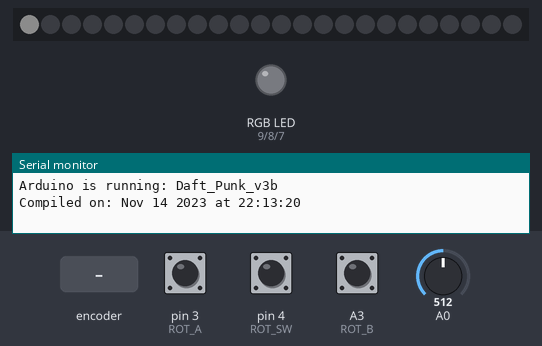
A sketch run on a simulated Arduino Uno, built with avr-gcc and run on an emulated ATmega328P. Shown: 24 RGB LEDs in strip order, left to right, an RGB LED mixed from three pins (HIGH = lit), the last lines printed to the serial monitor. The test bench sets the inputs (shaded band); at power-on: pin 4 (ROT_SW) LOW, pin 3 (ROT_A) HIGH, A0 = 512, A3 (ROT_B) HIGH. Dim RGB values are drawn brighter than linear.

Above: at 0.9 s.
2.3 s: rotary encoder on pin 3 (ROT_A) / A3 (ROT_B) turned 3 steps (first pin leading)
At 3.6 s:
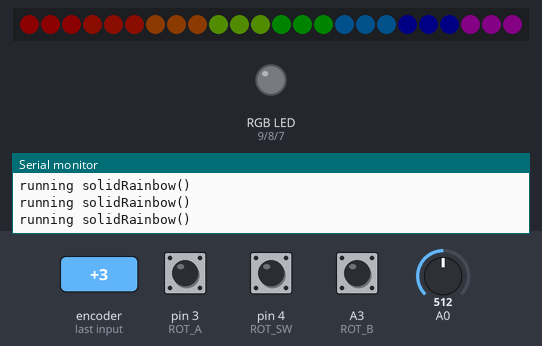
4.4 s: rotary encoder on pin 3 (ROT_A) / A3 (ROT_B) turned 1 step (first pin leading)
At 7.58 s:
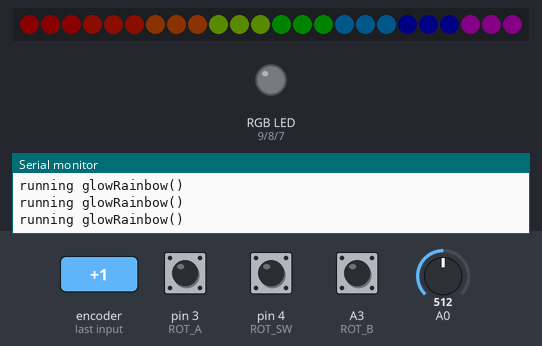
7.6 s: pin 4 (ROT_SW) pulled HIGH for 0.15 s
At 8.27 s:
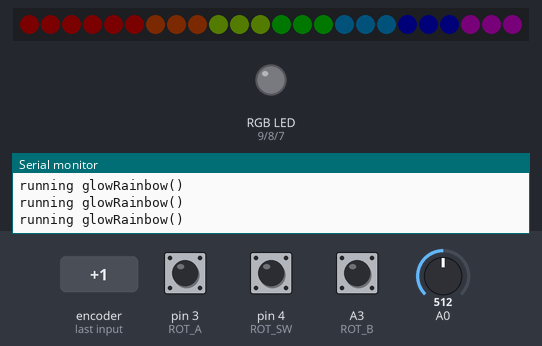
8.3 s: pin 4 (ROT_SW) pulled HIGH for 3.2 s
At 9.4 s:
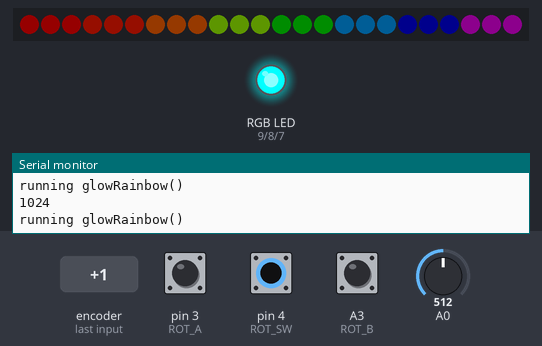
12.1 s: rotary encoder on pin 3 (ROT_A) / A3 (ROT_B) turned 1 step (first pin leading)
At 13.13 s:
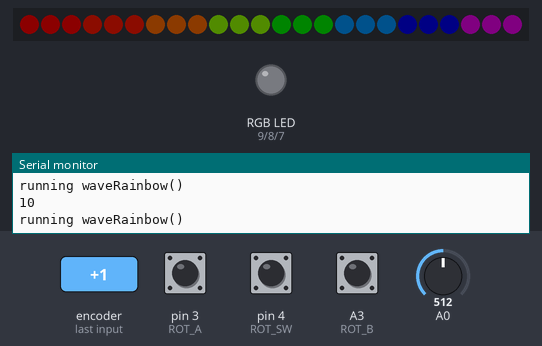
13.8 s: pin 4 (ROT_SW) pulled HIGH for 1 s
At 14.5 s:
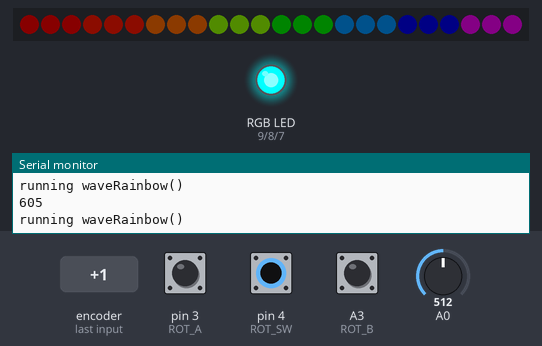
Timing chart, 0 to 16.4 s (numbered marks = the images above; inputs shaded):
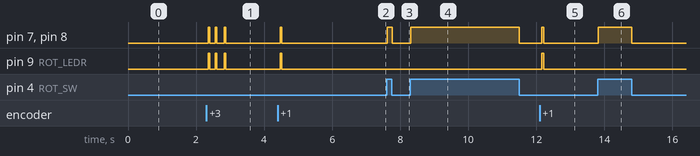

Measured:
- after the input at 2.3 s, pin 7 (ROT_LEDB), pin 8 (ROT_LEDG), pin 9 (ROT_LEDR): alternates HIGH for 0.05 s and LOW for 0.19 s, 6 changes in all, then stays LOW, starting after 0.05 s
- after the input at 4.4 s, pin 7 (ROT_LEDB), pin 8 (ROT_LEDG), pin 9 (ROT_LEDR): LOW → HIGH after 0.07 s, → LOW 0.05 s later
- after the input at 7.6 s, pin 7 (ROT_LEDB), pin 8 (ROT_LEDG): LOW → HIGH at once, → LOW 0.15 s later
- after the input at 8.3 s, pin 7 (ROT_LEDB), pin 8 (ROT_LEDG): LOW → HIGH at once, → LOW 3.2 s later
- after the input at 12.1 s, pin 7 (ROT_LEDB), pin 8 (ROT_LEDG), pin 9 (ROT_LEDR): LOW → HIGH after 0.06 s, → LOW 0.05 s later
- after the input at 13.8 s, pin 7 (ROT_LEDB), pin 8 (ROT_LEDG): LOW → HIGH at once, → LOW 0.98 s later

The sketch:

Daft_Punk_v3b.ino
```cpp
// Daft_Punk_v3.ino by Nathan Birenbaum 10/24/2021
// Last updated by Nathan Birenbaum 10/28/2021
//  Drives LEDS for a replica of Daft Punk's Guy Manuel helmet.
//  Utilizes 2 strips of 24 WS2812 RGB LEDs to light the fans.
//  Uses rotary encoders for adjusting light pattern.
//  Uses MAX4466 microphone for dancing patterns.
//  https://github.com/FastLED/FastLED/wiki/Basic-usage
//  https://github.com/sparkfun/Rotary_Encoder_Breakout-Illuminated/blob/main/Firmware/RG_Rotary_Encoder/RG_Rotary_Encoder.ino
//  https://forum.arduino.cc/t/sketch-name-as-preprocessor-value/116152
//  https://learn.adafruit.com/adafruit-microphone-amplifier-breakout/measuring-sound-levels

// Libraries
#define FASTLED_INTERNAL
#include "FastLED.h"
#include <PinChangeInt.h>

// WS2812B LED strip definitions
#define NUM_LEDS 24
#define NUM_FANS 8
#define DATA_PIN 2
#define NUM_STATES 4
#define DEFAULT_BRIGHTNESS 12

// Rotary encoder definitions
#define ROT_LEDB 7  // blue LED
#define ROT_LEDG 8  // green LED
#define ROT_LEDR 9  // red LED
#define ROT_B    A3 // rotary B
#define ROT_A    3  // rotary A (do not change - used for interrupts)
#define ROT_SW   4  // rotary pushbutton

// Global variables that can be changed in interrupt routines
volatile int rotary_counter = 1; // current "position" of rotary encoder (increments CW)
volatile boolean rotary_change = false; // will turn true if rotary_counter has changed
volatile boolean button_pressed = false; // will turn true if the button has been pushed
volatile boolean button_released = false; // will turn true if the button has been released (sets button_downtime)
volatile unsigned long button_downtime = 0L; // ms the button was pushed before release
volatile int selected_program = 0; // State defined by rotary encoder

// "Static" variables are initalized once the first time that loop runs, but they keep their values through successive loops.
static unsigned char x = 0; //LED color
static boolean button_down = false;
static unsigned long int button_down_start, button_down_time;

// Fan colors
#define BLACK  0x000000
#define WHITE  0xffffff
#define RED    0xff0000
#define ORANGE 0xff2200
#define YELLOW 0xff6600
#define LGREEN 0x99ff00
#define GREEN  0x009900
#define LBLUE  0x0099ff
#define BLUE   0x000099
#define VIOLET 0x990099

// Rotary encoder colors (common anode LED: on=0, off=1)
#define ROT_BLACK B111
#define ROT_RED B110
#define ROT_GREEN B101
#define ROT_YELLOW B100
#define ROT_BLUE B011
#define ROT_PURPLE B010
#define ROT_CYAN B001
#define ROT_WHITE B000

// Initialize LED arrays
CRGB leds[NUM_LEDS];
CRGBSet setleds(leds, NUM_LEDS);
CRGBSet leds1(setleds(0,2));
CRGBSet leds2(setleds(3,5));
CRGBSet leds3(setleds(6,8));
CRGBSet leds4(setleds(9,11));
CRGBSet leds5(setleds(12,14));
CRGBSet leds6(setleds(15,17));
CRGBSet leds7(setleds(18,20));
CRGBSet leds8(setleds(21,23));
int selected_fan = 1;
int fan_direction = 1;
int fade_amount = 1;
int brightness_difference_glow = 10;
int brightness_difference_wave = 128;
int adjusted_brightness = DEFAULT_BRIGHTNESS;
int faded_brightness = DEFAULT_BRIGHTNESS;
unsigned int sample; // for max4466

void setup() {
  Serial.begin(9600);
  printCurrentSketch();
  digitalWrite(13, LOW); // Turns off on-board LED
  setupRGBEncoder();
  setEncoderLED(ROT_WHITE);
  FastLED.addLeds<WS2812B, DATA_PIN, GRB>(leds, NUM_LEDS);
  FastLED.setBrightness(DEFAULT_BRIGHTNESS); // Max 255
  confirmBlink();
}


// Sets fans to rainbow color scheme
void setFanColors(long unsigned int color1, long unsigned int color2, long unsigned int color3, long unsigned int color4, long unsigned int color5, long unsigned int color6, long unsigned int color7, long unsigned int color8) {
  leds1 = CRGB(color1);
  leds2 = CRGB(color2);
  leds3 = CRGB(color3);
  leds4 = CRGB(color4);
  leds5 = CRGB(color5);
  leds6 = CRGB(color6);
  leds7 = CRGB(color7);
  leds8 = CRGB(color8);
}

void loop() {
  selected_program = abs(rotary_counter) % NUM_STATES;
  switch (selected_program) {
    case 0:
      solidRainbow();
      Serial.println("running solidRainbow()");
      break;
    case 1:
      glowRainbow();
      Serial.println("running glowRainbow()");
      break;
    case 2:
      waveRainbow();
      Serial.println("running waveRainbow()");
      break;
    case 3:
      danceGreenYellowRed();
      Serial.println("running danceGreenYellowRed()");
      break;
    default:
      confirmBlink();
      Serial.println("default reached in switch (selected_program) statement in loop()");
      break;
  }
  delay(10);

  if (rotary_change) {
    Serial.print("rotary: ");
    Serial.println(rotary_counter, DEC);
    rotary_change = false;
    setEncoderLED(ROT_BLACK);
    delay(50);
    setEncoderLED(ROT_WHITE);
    FastLED.clear();
  }

  if (button_pressed) {
    Serial.println("button press");
    button_pressed = false;
    button_down = true;
    button_down_start = millis();
  }

  if (button_released) {
    setEncoderLED(ROT_WHITE);
    Serial.print("button release, downtime: ");
    Serial.println(button_downtime, DEC);
    button_released = false;
    button_down = false;
  }

  if (button_down) {
    setEncoderLED(ROT_RED);
    button_down_time = millis() - button_down_start;
    Serial.println(button_down_time);
  }
}

// Fills all sets of LEDs with a solid color
void solidRainbow() {
  setFanColors(RED,ORANGE,YELLOW,LGREEN,GREEN,LBLUE,BLUE,VIOLET);
  FastLED.setBrightness(adjusted_brightness);
  FastLED.show();
}

// Fills all sets of LEDs with a solid color and pulses their brightness in unison
void glowRainbow() {
  EVERY_N_MILLISECONDS(50) {
    setFanColors(RED,ORANGE,YELLOW,LGREEN,GREEN,LBLUE,BLUE,VIOLET);
    if (faded_brightness <= adjusted_brightness - brightness_difference_glow) {
      fade_amount = 1;
    }
    if (faded_brightness >= adjusted_brightness + brightness_difference_glow) {
      fade_amount = -1;
    }
    faded_brightness = faded_brightness + fade_amount;
    FastLED.setBrightness(faded_brightness);
    FastLED.show();
  }
}

// Fills all sets of LEDs with a solid colorand pulses them in waves
void waveRainbow() {
  setFanColors(RED,ORANGE,YELLOW,LGREEN,GREEN,LBLUE,BLUE,VIOLET);
  EVERY_N_MILLISECONDS( 100 ) {
    FastLED.setBrightness(adjusted_brightness);
    switch (selected_fan) {
      case 0:
        leds1.fadeLightBy(adjusted_brightness+brightness_difference_wave/2);
        break;
      case 1:
        leds1.fadeLightBy(adjusted_brightness+brightness_difference_wave);
        leds2.fadeLightBy(adjusted_brightness+brightness_difference_wave/2);
        break;
      case 2:
        leds1.fadeLightBy(adjusted_brightness+brightness_difference_wave/2);
        leds2.fadeLightBy(adjusted_brightness+brightness_difference_wave);
        leds3.fadeLightBy(adjusted_brightness+brightness_difference_wave/2);
        break;
      case 3:
        leds2.fadeLightBy(adjusted_brightness+brightness_difference_wave/2);
        leds3.fadeLightBy(adjusted_brightness+brightness_difference_wave);
        leds4.fadeLightBy(adjusted_brightness+brightness_difference_wave/2);
        break;
      case 4:
        leds3.fadeLightBy(adjusted_brightness+brightness_difference_wave/2);
        leds4.fadeLightBy(adjusted_brightness+brightness_difference_wave);
        leds5.fadeLightBy(adjusted_brightness+brightness_difference_wave/2);
        break;
      case 5:
        leds4.fadeLightBy(adjusted_brightness+brightness_difference_wave/2);
        leds5.fadeLightBy(adjusted_brightness+brightness_difference_wave);
        leds6.fadeLightBy(adjusted_brightness+brightness_difference_wave/2);
        break;
      case 6:
        leds5.fadeLightBy(adjusted_brightness+brightness_difference_wave/2);
        leds6.fadeLightBy(adjusted_brightness+brightness_difference_wave);
        leds7.fadeLightBy(adjusted_brightness+brightness_difference_wave/2);
        break;
      case 7:
        leds6.fadeLightBy(adjusted_brightness+brightness_difference_wave/2);
        leds7.fadeLightBy(adjusted_brightness+brightness_difference_wave);
        leds8.fadeLightBy(adjusted_brightness+brightness_difference_wave/2);
        break;
      case 8:
        leds7.fadeLightBy(adjusted_brightness+brightness_difference_wave/2);
        leds8.fadeLightBy(adjusted_brightness+brightness_difference_wave);
        break;
      case 9:
        leds8.fadeLightBy(adjusted_brightness+brightness_difference_wave/2);
        break;
      default:
        Serial.println("default reached in switch (selected_fan) statement in rainbowGlow()");
        break;
    }
    FastLED.show();
    if (selected_fan <= -1) {
      fan_direction = 1;
    }
    if (selected_fan >= 10) {
      fan_direction = -1;
    }
    selected_fan = selected_fan+fan_direction;
    Serial.println(selected_fan);
    delay(10);
  }
}

// Dances fans to music while set to green/yellow/red color scheme.
void danceGreenYellowRed() {
   unsigned long startMillis= millis();  // Start of sample window
   unsigned int peakToPeak = 0;   // peak-to-peak level
   unsigned int signalMax = 0;
   unsigned int signalMin = 1024;
   while (millis() - startMillis < 100) { // collect data for 50 mS
    sample = analogRead(A0);
    if (sample < 1024){  // toss out spurious readings
      if (sample > signalMax) {
        signalMax = sample;  // save just the max levels
      }
      else if (sample < signalMin){
        signalMin = sample;  // save just the min levels
      }
    }
  }
  peakToPeak = signalMax - signalMin;  // max - min = peak-peak amplitude
  double volts = (peakToPeak * 5.0) / 1024;  // convert to volts
  Serial.println(peakToPeak);
  int fans = volts * 8/5;
  switch (fans) {
    case 1:
      setFanColors(GREEN,BLACK,BLACK,BLACK,BLACK,BLACK,BLACK,BLACK);
      break;
    case 2:
      setFanColors(GREEN,GREEN,BLACK,BLACK,BLACK,BLACK,BLACK,BLACK);
      break;
    case 3:
      setFanColors(GREEN,GREEN,GREEN,BLACK,BLACK,BLACK,BLACK,BLACK);
      break;
    case 4:
      setFanColors(GREEN,GREEN,GREEN,GREEN,BLACK,BLACK,BLACK,BLACK);
      break;
    case 5:
      setFanColors(GREEN,GREEN,GREEN,GREEN,YELLOW,BLACK,BLACK,BLACK);
      break;
    case 6:
      setFanColors(GREEN,GREEN,GREEN,GREEN,YELLOW,YELLOW,BLACK,BLACK);
      break;
    case 7:
      setFanColors(GREEN,GREEN,GREEN,GREEN,YELLOW,YELLOW,YELLOW,BLACK);
      break;
    case 8:
      setFanColors(GREEN,GREEN,GREEN,GREEN,YELLOW,YELLOW,YELLOW,RED);
      break;
  }
  FastLED.setBrightness(adjusted_brightness);
  FastLED.show();
}

// Sets color of encoder LED
void setEncoderLED(unsigned char rotary_color) {
  digitalWrite(ROT_LEDR, rotary_color & B001);
  digitalWrite(ROT_LEDG, rotary_color & B010);
  digitalWrite(ROT_LEDB, rotary_color & B100);
}


// Blinks for setup confirmation
void confirmBlink() {
  for (int8_t ii = 0; ii < 5; ii++) {
    leds[0] = CRGB(WHITE);
    FastLED.show();
    delay(100);
    leds[0] = CRGB(BLACK);
    FastLED.show();
    delay(100);
  }
}

// All setup code for the RGB rotary encoder
void setupRGBEncoder() {
  pinMode(ROT_A, INPUT);
  pinMode(ROT_B, INPUT);
  digitalWrite(ROT_A, HIGH); // Soft pullup
  digitalWrite(ROT_B, HIGH); // Soft pullup
  pinMode(ROT_SW, INPUT);    // Common anode w/ pulldown
  pinMode(ROT_LEDB, OUTPUT);
  pinMode(ROT_LEDG, OUTPUT);
  pinMode(ROT_LEDR, OUTPUT);
  digitalWrite(ROT_LEDR, 100);
  digitalWrite(ROT_LEDG, 100);
  digitalWrite(ROT_LEDB, 100);
  attachInterrupt(1, rotaryIRQ, CHANGE); // Uses external interrupt pin
  PCintPort::attachInterrupt(ROT_SW, &buttonIRQ, CHANGE); // Uses pin change interrupt library
}

// Prints details of the current running sketch for debugging
void  printCurrentSketch() {
  String the_path = __FILE__;
  int slash_loc = the_path.lastIndexOf('/');
  String the_cpp_name = the_path.substring(slash_loc+1);
  int dot_loc = the_cpp_name.lastIndexOf('.');
  String the_sketchname = the_cpp_name.substring(0, dot_loc);

  Serial.print("\nArduino is running: ");
  Serial.println(the_sketchname);
  Serial.print("Compiled on: ");
  Serial.print(__DATE__);
  Serial.print(" at ");
  Serial.println(__TIME__);
}

// Process input from the rotary encoder. Rotary position is held in rotary_counter.
void rotaryIRQ() {
  static unsigned char rotary_state = 0; // current/previous encoder states
  rotary_state <<= 2;  // remember previous state
  rotary_state |= (digitalRead(ROT_A) | (digitalRead(ROT_B) << 1));  // mask in current state
  rotary_state &= 0x0F; // zero upper nybble
  if (rotary_state == 0x09) { // from 10 to 01, increment counter. Also try 0x06 if unreliable
    rotary_counter++;
    rotary_change = true;
  }
  else if (rotary_state == 0x03) { // from 00 to 11, decrement counter. Also try 0x0C if unreliable
    rotary_counter--;
    rotary_change = true;
  }
}

// Process rotary encoder button presses/releases and debounces noisy contact "presses".
// Sets button_pressed and button_released flags and computes button_downtime.
void buttonIRQ() {
  static boolean button_state = false;
  static unsigned long btn_start, btn_end;
  if ((PCintPort::pinState == HIGH) && (button_state == false)) { // Button was up, but now down
    // Discard button presses too close together (debounce)
    btn_start = millis();
    if (btn_start > (btn_end + 10)) {
      button_state = true;
      button_pressed = true;
    }
  }
  else if ((PCintPort::pinState == LOW) && (button_state == true)) { // Button was down, but now up
    // Discard button releases too close together (debounce)
    btn_end = millis();
    if (btn_end > (btn_start + 10))
    {
      button_state = false;
      button_released = true;
      button_downtime = btn_end - btn_start;
    }
  }
}
```
